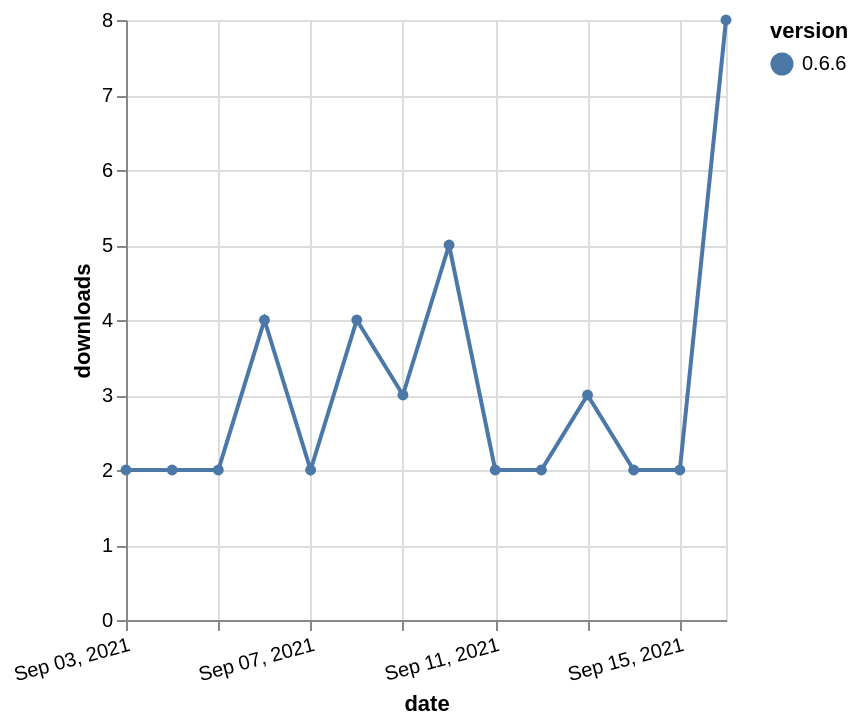

Vega-Lite specification stored for this chart:
### Vega-Lite specification from a JSON file in a GitHub repository (floating-point values rounded to 4 significant figures)
{"$schema": "https://vega.github.io/schema/vega-lite/v5.json", "description": "A simple bar chart with embedded data.", "data": {"values": [{"date": "2021-09-03", "total": 3581, "delta": 2, "version": "0.6.6"}, {"date": "2021-09-04", "total": 3583, "delta": 2, "version": "0.6.6"}, {"date": "2021-09-05", "total": 3585, "delta": 2, "version": "0.6.6"}, {"date": "2021-09-06", "total": 3589, "delta": 4, "version": "0.6.6"}, {"date": "2021-09-07", "total": 3591, "delta": 2, "version": "0.6.6"}, {"date": "2021-09-08", "total": 3595, "delta": 4, "version": "0.6.6"}, {"date": "2021-09-09", "total": 3598, "delta": 3, "version": "0.6.6"}, {"date": "2021-09-10", "total": 3603, "delta": 5, "version": "0.6.6"}, {"date": "2021-09-11", "total": 3605, "delta": 2, "version": "0.6.6"}, {"date": "2021-09-12", "total": 3607, "delta": 2, "version": "0.6.6"}, {"date": "2021-09-13", "total": 3610, "delta": 3, "version": "0.6.6"}, {"date": "2021-09-14", "total": 3612, "delta": 2, "version": "0.6.6"}, {"date": "2021-09-15", "total": 3614, "delta": 2, "version": "0.6.6"}, {"date": "2021-09-16", "total": 3622, "delta": 8, "version": "0.6.6"}]}, "width": "container", "mark": {"type": "line", "point": {"filled": true}}, "encoding": {"x": {"field": "date", "type": "temporal", "timeUnit": "yearmonthdate", "title": "date", "axis": {"labelAngle": -15}}, "y": {"field": "delta", "type": "quantitative", "title": "downloads"}, "color": {"field": "version", "type": "nominal"}, "tooltip": {"field": "delta"}}}
